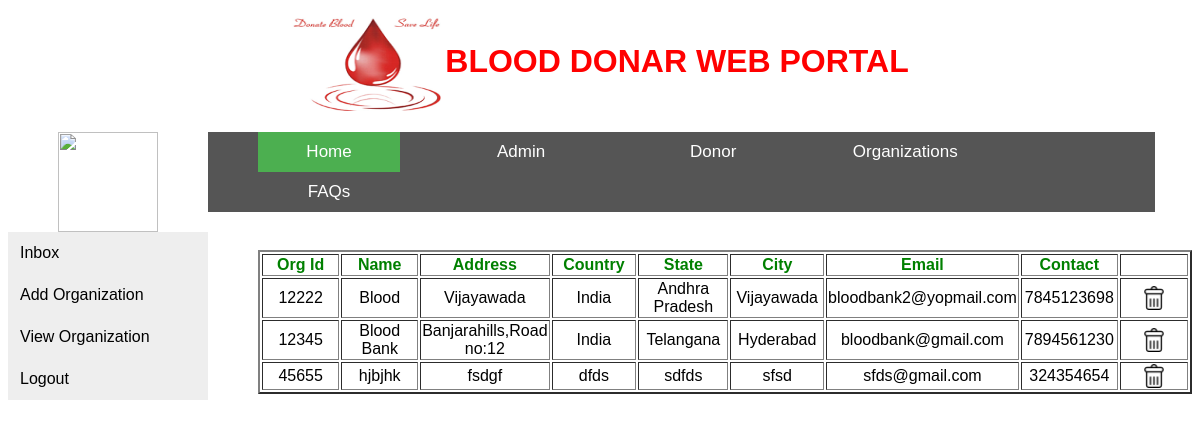
The page /vieworg/ on the database its author committed.
### app1/models.py (models this page shows)
class OrganizationModel(models.Model):
     org_id   = models.IntegerField(primary_key=True)
     org_name = models.CharField(max_length=30)
     org_address = models.TextField()
     org_country = models.CharField(max_length=30)
     org_state = models.CharField(max_length=20)
     org_city = models.CharField(max_length=20)
     org_email = models.EmailField(max_length=50)
     org_password = models.CharField(max_length=10)
     org_contact = models.IntegerField(10)

### app1/views.py (the view)
# urls.py: path('vieworg/', views.viewOrg, name="vieworg"),
def viewOrg(request):
    org_data = OrganizationModel.objects.all()
    return render(request,"vieworg.html",{"org":org_data})

### templates/vieworg.html (shortened to what this page needs)
{% load staticfiles %}
 {% include 'header.html' %}
<img src="{% static 'images/admin.png' %}" style=" width:100px;height:100px;margin-left:50px;margin-top:-100px;">
   {% include 'left.html' %}
<html lang="en">
<head>
</head>
<body >
<div style="margin-top: -150px;">
<table border="2" align="center" style="margin-left:250px; margin-top:-150px;">
    <tr>
        <th width="100px" style="color: green">Org Id</th>
        <th width="100px" style="color: green">Name</th>
        <th width="100px" style="color: green">Address</th>
        <th width="100px" style="color: green">Country</th>
        <th width="100px" style="color: green">State</th>
        <th width="100px" style="color: green">City</th>
        <th width="100px" style="color: green">Email</th>
        <th width="100px" style="color: green">Contact</th>
        <th width="100px"></th>
    </tr>
    {% for x in org %}
    <tr>
       <td style="text-align: center">{{ x.org_id }}</td>
    <td style="text-align: center">{{ x.org_name }}</td>
    <td style="text-align: center">{{ x.org_address}}</td>
    <td style="text-align: center">{{ x.org_country}}</td>
    <td style="text-align: center">{{ x.org_state}}</td>
    <td style="text-align: center">{{ x.org_city}}</td>
    <td style="text-align: center">{{ x.org_email}}</td>
    <td style="text-align: center">{{ x.org_contact}}</td>
    <td style="text-align: center">
        <a href="/delete/?x={{ x.org_id }}" >
            <img src="{% static 'images/delete-button.png' %}"></a></td>
    </tr>
    {% endfor %}
</table>
</div>
</body>
</html>

### templates/header.html (shortened to what this page needs)
{% load staticfiles %}
<!DOCTYPE html>
<html>
<body>
<table align="center" border="0">
        <tr>
            <th rowspan="2">
                <img src="{% static 'images/blood-bank.png' %}" width="150" height="100">
            </th>
            <th>
                <font size="6" color="red" >
                    BLOOD DONAR WEB PORTAL
                </font>
            </th>
        </tr>
    </table>
<br>
<div class="navbar" style="margin-bottom:20px;">
  <a class="active" href="{% url 'main' %}">Home</a>
  <a href="{% url 'login' %}">Admin</a>
  <a href="{% url 'donor' %}">Donor</a>
  <a href="#">Organizations</a>
  <a href="#">FAQs</a>
</div>
</body>
</html>

### templates/left.html (shortened to what this page needs)
{% load staticfiles %}
<!DOCTYPE html>
<html>
<head>
</head>
<body>
<div class="vertical-menu">
  <a href="{% url 'inbox' %}" class="">Inbox</a>
  <a href="{% url 'addorg' %}">Add Organization</a>
  <a href="{% url 'vieworg' %}">View Organization</a>
  <a href="{% url 'logout' %}">Logout</a>
</div>
</body>
</html>

### templates/header.html (style rules this page uses)
* { box-sizing: border-box }
body { font-family: Arial, Helvetica, sans-serif; }
.navbar { width: 80%; background-color: #555; overflow: auto; margin-left: 200px; }
.navbar a { float: left; padding: 10px; color: white; text-decoration: none; font-size: 17px; width: 15%; text-align: center; margin-left: 50px; }
.navbar a.active { background-color: #4CAF50; }

### templates/left.html (style rules this page uses)
.vertical-menu { width: 200px; }
.vertical-menu a { background-color: #eee; color: black; display: block; padding: 12px; text-decoration: none; }

### rows shown on the page
OrganizationModel: org_id "12222", org_name "Blood", org_address "Vijayawada", org_country "India", org_state "Andhra Pradesh", org_city "Vijayawada", org_email "bloodbank2@yopmail.com", org_contact "7845123698"
OrganizationModel: org_id "12345", org_name "Blood Bank", org_address "Banjarahills,Road no:12", org_country "India", org_state "Telangana", org_city "Hyderabad", org_email "bloodbank@gmail.com", org_contact "7894561230"
OrganizationModel: org_id "45655", org_name "hjbjhk", org_address "fsdgf", org_country "dfds", org_state "sdfds", org_city "sfsd", org_email "sfds@gmail.com", org_contact "324354654"
